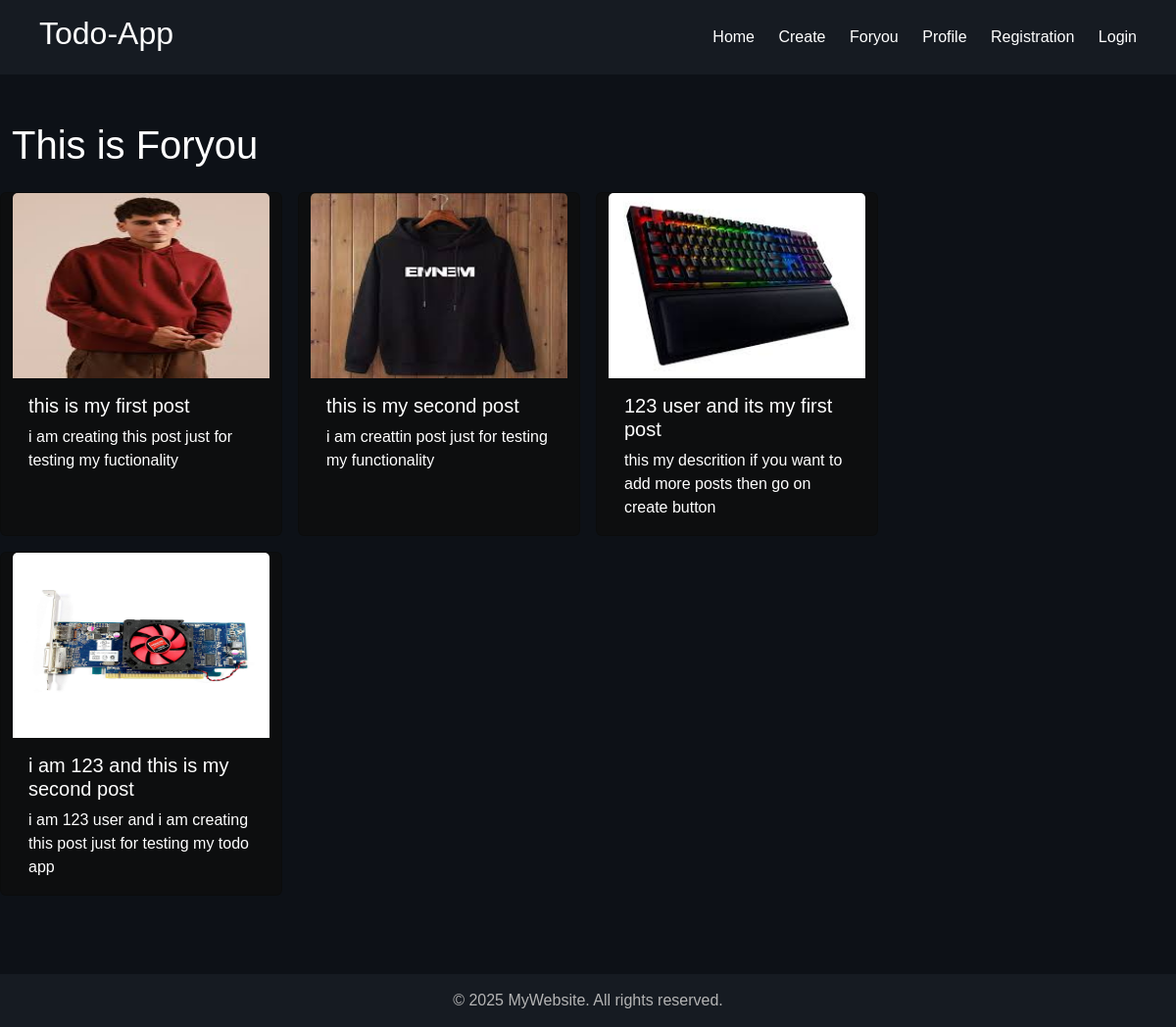
Screenshot of /accounts/foryou/ with the database file from the repository.
### todo_app/models.py (models this page shows, shortened)
class Todo(models.Model):
    user=models.ForeignKey(User,on_delete=models.CASCADE)
    title=models.CharField(max_length=222)
    Dsc=models.TextField()
    photo=models.ImageField(upload_to='photo')

### todo_app/views.py (the view)
# urls.py: path('foryou/',views.foryou_view.as_view(),name='foryou'),
class foryou_view(ListView):
    model = Todo
    template_name = 'foryou.html'
    context_object_name = 'Todo'

### templates/foryou.html (shortened to what this page needs)
{% extends "base.html" %}
{% block content %}
<br>
<br>
<div class="container row gap-3">
  <h1>This is Foryou </h1>
  {% if Todo %}
  {% for Todos in Todo %}
    <div class="card" style="width: 18rem; background-color:#0d0e0f;" >
      <a href="{% url 'detail' Todos.pk %}" style="text-decoration: none;color:white;">
      <img style="height: 5cm;" src="{{Todos.photo.url }}" class="card-img-top" alt="...">
    <div class="card-body">
      <h5 class="card-title">{{Todos.title}}</h5>
      <p class="card-text">{{Todos.Dsc}}</p>
    </div>
    </a>
  </div>
{% endfor %}
{% endif %}
</div>
{% endblock %}

### templates/base.html (shortened to what this page needs)
<!DOCTYPE html>
<html lang="en">
<head>
    <link href="https://cdn.jsdelivr.net/npm/bootstrap@5.3.8/dist/css/bootstrap.min.css" rel="stylesheet">
    <link href="https://getbootstrap.com/docs/5.3/assets/css/docs.css" rel="stylesheet">
</head>
<body>
  <div class="navbar">
    <h2>Todo-App</h2>
    <div>
      <a href="{% url 'home' %}">Home</a>
      <a href="{% url 'create' %}">Create</a>
      <a href="{% url 'foryou' %}">Foryou</a>
      <a href="{% url 'profile' %}">Profile</a>
      {% if user.is_authenticated %}
      <a href="{% url 'logout' %}">Logout</a>
      {% else %}
      <a href="{% url 'register' %}">Registration</a>
      <a href="{% url 'login' %}">Login</a>
      {% endif %}
    </div>
  </div>
{% block content %}{% endblock %}
{% block footer %}
    <footer>
    © 2025 MyWebsite. All rights reserved.
  </footer>
{% endblock footer %}
</body>
</html>

### templates/base.html (style rules this page uses)
body { margin: 0; font-family: Arial, sans-serif; background: #0d1117; color: #ffffff; }
.navbar { padding: 15px 40px; display: flex; justify-content: space-between; align-items: center; background: #161b22; }
.navbar a { color: #ffffff; margin-left: 20px; text-decoration: none; }
footer { text-align: center; padding: 15px; color: #b4b4b4; background: #161b22; margin-top: 80px; }

### rows the page displays
Todo: photo (picture), title "this is my first post", Dsc "i am creating this post just for testing my fuctionality"
Todo: photo (picture), title "this is my second post", Dsc "i am creattin post just for testing my functionality"
Todo: photo (picture), title "123 user and its my first post", Dsc "this my descrition if you want to add more posts then go on create button"
Todo: photo (picture), title "i am 123 and this is my second post", Dsc "i am 123 user and i am creating this post just for testing my todo app"
